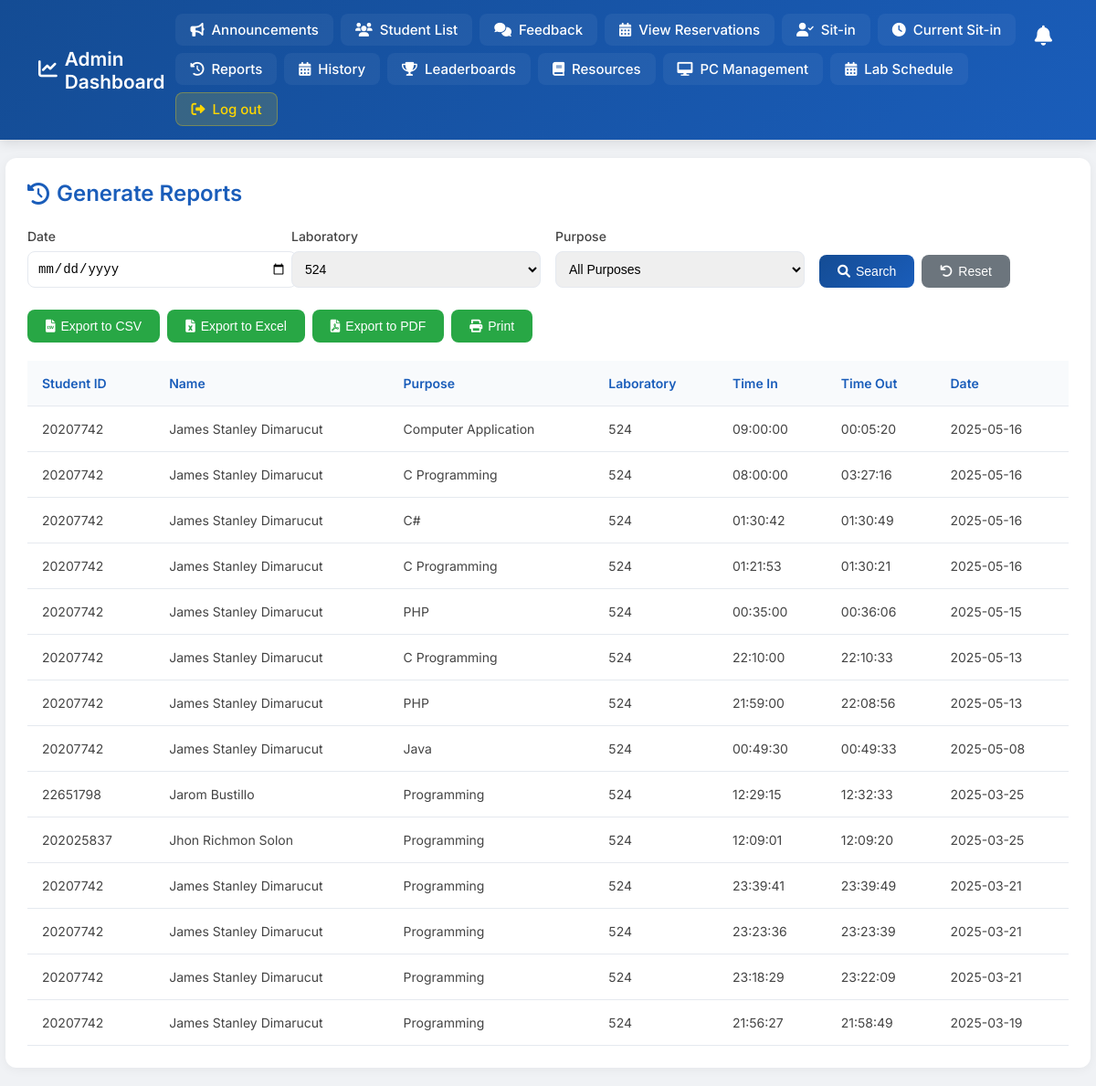
The page /session_history.php?lab=524 (signed in) on the database its author committed.
### tables this page shows
CREATE TABLE `sit_in_records` (
  `id` int(11) NOT NULL,
  `student_id` varchar(50) NOT NULL,
  `status` enum('present','absent') NOT NULL DEFAULT 'absent',
  `date` date NOT NULL,
  `purpose` varchar(100) DEFAULT NULL,
  `lab` varchar(10) DEFAULT NULL,
  `time_in` time DEFAULT curtime(),
  `time_out` time DEFAULT NULL
);

### session_history.php (the view, shortened to what this page needs)
<?php
include("db.php");
$selected_date = isset($_GET['date']) ? $_GET['date'] : '';
$lab_filter = isset($_GET['lab']) ? $_GET['lab'] : '';
$labs_query = "SELECT DISTINCT lab FROM sit_in_records WHERE lab IS NOT NULL ORDER BY lab";
$labs_result = mysqli_query($con, $labs_query);
$query = "SELECT s.*, CONCAT(r.FIRSTNAME, ' ', r.LASTNAME) as full_name
          FROM sit_in_records s
          JOIN register r ON s.student_id = r.IDNO
          WHERE 1=1";
if (!empty($lab_filter)) {
    $query .= " AND s.lab = ?";
}
$query .= " ORDER BY s.date DESC, s.time_in DESC";
$stmt = mysqli_prepare($con, $query);
$types = "";
$params = [];
if (!empty($lab_filter)) {
    $types .= "s";
    $params[] = $lab_filter;
}
if (!empty($types)) {
    mysqli_stmt_bind_param($stmt, $types, ...$params);
}
mysqli_stmt_execute($stmt);
$result = mysqli_stmt_get_result($stmt);
?>
<!DOCTYPE html>
<html lang="en">
<head>
    <link rel="stylesheet" href="https://cdnjs.cloudflare.com/ajax/libs/font-awesome/6.0.0/css/all.min.css">
</head>
<body>
    <div class="navbar">
        <a href="admin_dashboard.php" class="navbar-brand">
            <i class="fas fa-chart-line"></i>
            Admin Dashboard
        </a>
        <div class="notification-bell" onclick="toggleAdminNotifDropdown()">
            <i class="fas fa-bell"></i>
        </div>
        <div class="nav-menu">
            <a href="announcement.php" class="nav-link"><i class="fas fa-bullhorn"></i> Announcements</a>
            <a href="student_list.php" class="nav-link"><i class="fas fa-users"></i> Student List</a>
            <a href="view_feedback.php" class="nav-link"><i class="fas fa-comments"></i> Feedback</a>
            <a href="view_reservations.php" class="nav-link"><i class="fas fa-calendar-alt"></i> View Reservations</a>
            <a href="students.php" class="nav-link"><i class="fas fa-user-check"></i> Sit-in</a>
            <a href="sitin_view.php" class="nav-link"><i class="fas fa-clock"></i> Current Sit-in</a>
            <a href="session_history.php" class="nav-link"><i class="fas fa-history"></i> Reports</a>
            <a href="sitin_history.php" class="nav-link"><i class="fas fa-calendar-alt"></i> History</a>
            <a href="leaderboards.php" class="nav-link"><i class="fas fa-trophy"></i> Leaderboards</a>
            <a href="resources.php" class="nav-link"><i class="fas fa-book"></i> Resources</a>
            <a href="PC_management.php" class="nav-link"><i class="fas fa-desktop"></i> PC Management</a>
            <a href="lab_schedule.php" class="nav-link"><i class="fas fa-calendar-alt"></i> Lab Schedule</a>
            <a href="login.php" class="nav-link logout"><i class="fas fa-sign-out-alt"></i> Log out</a>
        </div>
    </div>
    <div class="container">
        <div class="page-header">
            <h2><i class="fas fa-history"></i> Generate Reports</h2>
        </div>
        <div class="filter-container">
            <form method="GET" class="filter-form">
                <div class="form-grid">
                    <div class="filter-group">
                        <label class="filter-label" for="date-filter">Date</label>
                        <input type="date" id="date-filter" name="date" class="form-control" value="<?php echo $selected_date; ?>">
                    </div>
                    <div class="filter-group">
                        <label class="filter-label" for="lab-filter">Laboratory</label>
                        <select id="lab-filter" name="lab" class="form-control">
                            <?php while ($lab = mysqli_fetch_assoc($labs_result)): ?>
                                <option value="<?php echo htmlspecialchars($lab['lab']); ?>"
                                    <?php echo $lab_filter == $lab['lab'] ? 'selected' : ''; ?>>
                                    <?php echo htmlspecialchars($lab['lab']); ?>
                                </option>
                            <?php endwhile; ?>
                        </select>
                    </div>
                    <div class="filter-group">
                        <label class="filter-label" for="purpose-filter">Purpose</label>
                        <select id="purpose-filter" name="purpose" class="form-control">
                            <option value="">All Purposes</option>
                        </select>
                    </div>
                    <div class="filter-group button-group">
                        <button type="submit" class="btn btn-search">
                            <i class="fas fa-search"></i> Search
                        </button>
                        <button type="button" class="btn btn-reset" onclick="location.href='session_history.php'">
                            <i class="fas fa-undo"></i> Reset
                        </button>
                    </div>
                </div>
            </form>
        </div>
        <div class="export-buttons">
            <button onclick="exportToCSV()" class="btn btn-export">
                <i class="fas fa-file-csv"></i> Export to CSV
            </button>
            <button onclick="exportToExcel()" class="btn btn-export">
                <i class="fas fa-file-excel"></i> Export to Excel
            </button>
            <button onclick="exportToPDF()" class="btn btn-export">
                <i class="fas fa-file-pdf"></i> Export to PDF
            </button>
            <button onclick="printTable()" class="btn btn-export">
                <i class="fas fa-print"></i> Print
            </button>
        </div>
        <div class="table-responsive">
            <table>
                <thead>
                    <tr>
                        <th>Student ID</th>
                        <th>Name</th>
                        <th>Purpose</th>
                        <th>Laboratory</th>
                        <th>Time In</th>
                        <th>Time Out</th>
                        <th>Date</th>
                    </tr>
                </thead>
                <tbody>
                    <?php if (mysqli_num_rows($result) > 0): ?>
                        <?php while ($row = mysqli_fetch_assoc($result)): ?>
                            <tr>
                                <td><?php echo htmlspecialchars($row['student_id']); ?></td>
                                <td><?php echo htmlspecialchars($row['full_name']); ?></td>
                                <td><?php echo htmlspecialchars($row['purpose']); ?></td>
                                <td><?php echo htmlspecialchars($row['lab']); ?></td>
                                <td><?php echo htmlspecialchars($row['time_in']); ?></td>
                                <td><?php echo htmlspecialchars($row['time_out']); ?></td>
                                <td><?php echo htmlspecialchars($row['date']); ?></td>
                            </tr>
                        <?php endwhile; ?>
                    <?php endif; ?>
                </tbody>
            </table>
        </div>
    </div>
</body>
</html>

### session_history.php (style rules this page uses)
body { font-family: 'Inter', Arial, sans-serif; margin: 0; padding: 0; background-color: #f0f2f5; }
.navbar { background: linear-gradient(135deg, #144c94 0%, #1a5dba 100%); padding: 15px 30px; display: flex; justify-content: space-between; align-items: center; box-shadow: 0 4px 12px rgba(0,0,0,0.1); position: sticky; top: 0; z-index: 1000; }
.navbar-brand { color: white; text-decoration: none; font-size: 1.3rem; font-weight: 600; display: flex; align-items: center; gap: 8px; padding: 8px 12px; border-radius: 8px; transition: all 0.3s ease; }
.nav-menu { display: flex; align-items: center; gap: 8px; flex-wrap: wrap; }
.nav-link { color: white; text-decoration: none; font-size: 15px; font-weight: 500; transition: all 0.3s ease; padding: 8px 16px; border-radius: 8px; display: flex; align-items: center; gap: 8px; background: rgba(255,255,255,0.05); }
.nav-link.logout { background: rgba(255,217,0,0.15); color: #ffd700; border: 1px solid rgba(255,217,0,0.3); }
.container { width: 95%; max-width: 1400px; margin: 20px auto; background: white; padding: 24px; border-radius: 12px; box-shadow: 0 2px 12px rgba(0,0,0,0.05); }
.page-header { display: flex; justify-content: space-between; align-items: center; margin-bottom: 24px; flex-wrap: wrap; gap: 16px; }
.page-header h2 { color: #1a5dba; font-size: 24px; margin: 0; font-weight: 600; display: flex; align-items: center; gap: 8px; }
.filter-container { margin-bottom: 24px; }
.form-grid { display: grid; grid-template-columns: repeat(auto-fit, minmax(200px, 1fr)); gap: 16px; width: 100%; }
.filter-group { display: flex; flex-direction: column; gap: 8px; }
.filter-label { font-size: 14px; font-weight: 500; color: #444; }
.form-control { padding: 10px; border: 1px solid #e5e9ef; border-radius: 8px; font-size: 14px; width: 100%; transition: all 0.3s ease; }
.button-group { display: flex; flex-direction: row; gap: 8px; align-items: flex-end; }
.btn { padding: 10px 20px; border: none; border-radius: 8px; font-size: 14px; font-weight: 500; cursor: pointer; transition: all 0.3s ease; display: flex; align-items: center; gap: 6px; }
.btn-search { background: linear-gradient(135deg, #144c94 0%, #1a5dba 100%); color: white; }
.btn-reset { background-color: #6c757d; color: white; }
.btn-export { background-color: #28a745; color: white; }
.export-buttons { display: flex; gap: 8px; margin-bottom: 20px; flex-wrap: wrap; }
table { width: 100%; border-collapse: collapse; margin-top: 16px; }
th, td { padding: 16px; text-align: left; border-bottom: 1px solid #e5e9ef; font-size: 14px; }
th { background-color: #f8fafc; color: #1a5dba; font-weight: 600; white-space: nowrap; }
td { color: #444; }
.notification-bell { position: absolute; top: 18px; right: 40px; display: inline-block; cursor: pointer; font-size: 22px; color: #fff; transition: color 0.2s; padding: 8px; border-radius: 8px; z-index: 1100; }

### rows shown on the page
sit_in_records: student "20207742", full_name "James Stanley Dimarucut", purpose "Computer Application", lab "524", time_in "09:00:00", time_out "00:05:20", date "2025-05-16"
sit_in_records: student "20207742", full_name "James Stanley Dimarucut", purpose "C Programming", lab "524", time_in "08:00:00", time_out "03:27:16", date "2025-05-16"
sit_in_records: student "20207742", full_name "James Stanley Dimarucut", purpose "C#", lab "524", time_in "01:30:42", time_out "01:30:49", date "2025-05-16"
sit_in_records: student "20207742", full_name "James Stanley Dimarucut", purpose "C Programming", lab "524", time_in "01:21:53", time_out "01:30:21", date "2025-05-16"
sit_in_records: student "20207742", full_name "James Stanley Dimarucut", purpose "PHP", lab "524", time_in "00:35:00", time_out "00:36:06", date "2025-05-15"
sit_in_records: student "20207742", full_name "James Stanley Dimarucut", purpose "C Programming", lab "524", time_in "22:10:00", time_out "22:10:33", date "2025-05-13"
sit_in_records: student "20207742", full_name "James Stanley Dimarucut", purpose "PHP", lab "524", time_in "21:59:00", time_out "22:08:56", date "2025-05-13"
sit_in_records: student "20207742", full_name "James Stanley Dimarucut", purpose "Java", lab "524", time_in "00:49:30", time_out "00:49:33", date "2025-05-08"
sit_in_records: student "22651798", full_name "Jarom Bustillo", purpose "Programming", lab "524", time_in "12:29:15", time_out "12:32:33", date "2025-03-25"
sit_in_records: student "202025837", full_name "Jhon Richmon Solon", purpose "Programming", lab "524", time_in "12:09:01", time_out "12:09:20", date "2025-03-25"
sit_in_records: student "20207742", full_name "James Stanley Dimarucut", purpose "Programming", lab "524", time_in "23:39:41", time_out "23:39:49", date "2025-03-21"
sit_in_records: student "20207742", full_name "James Stanley Dimarucut", purpose "Programming", lab "524", time_in "23:23:36", time_out "23:23:39", date "2025-03-21"
sit_in_records: student "20207742", full_name "James Stanley Dimarucut", purpose "Programming", lab "524", time_in "23:18:29", time_out "23:22:09", date "2025-03-21"
sit_in_records: student "20207742", full_name "James Stanley Dimarucut", purpose "Programming", lab "524", time_in "21:56:27", time_out "21:58:49", date "2025-03-19"

### other values the page prints
form field lab "524"
